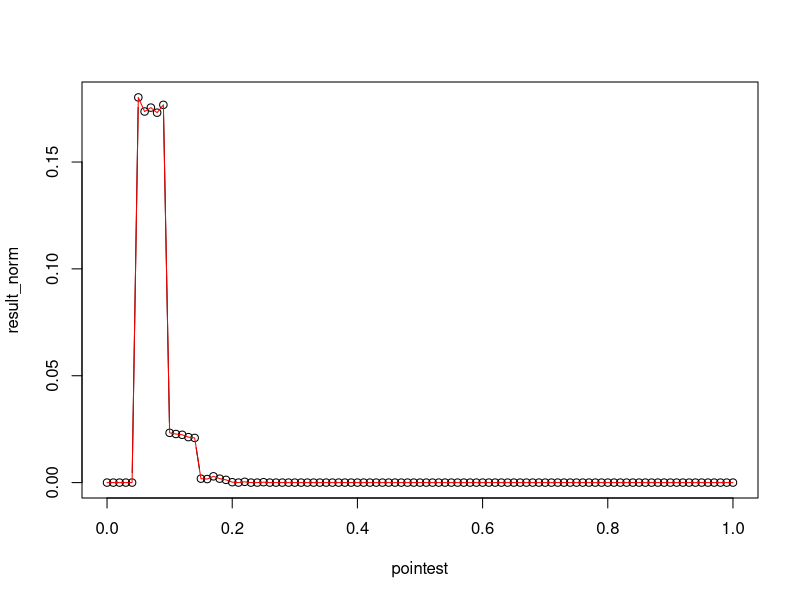
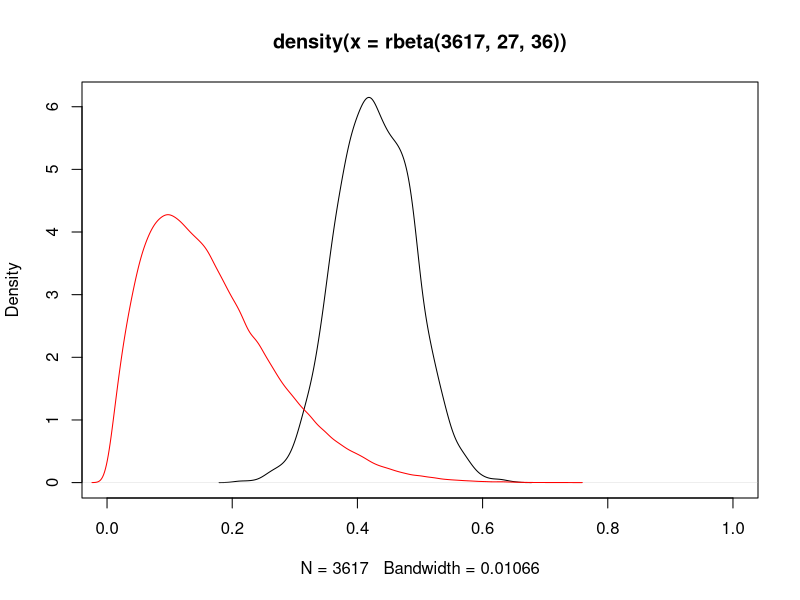
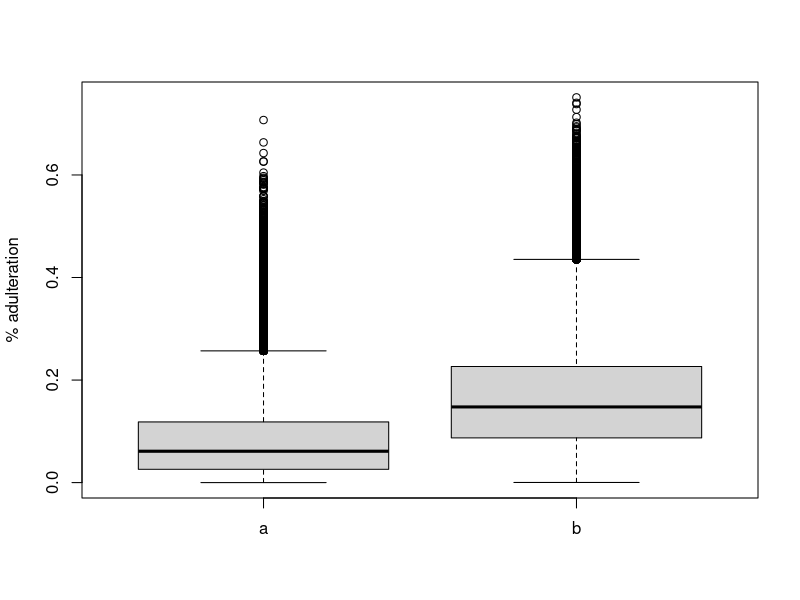
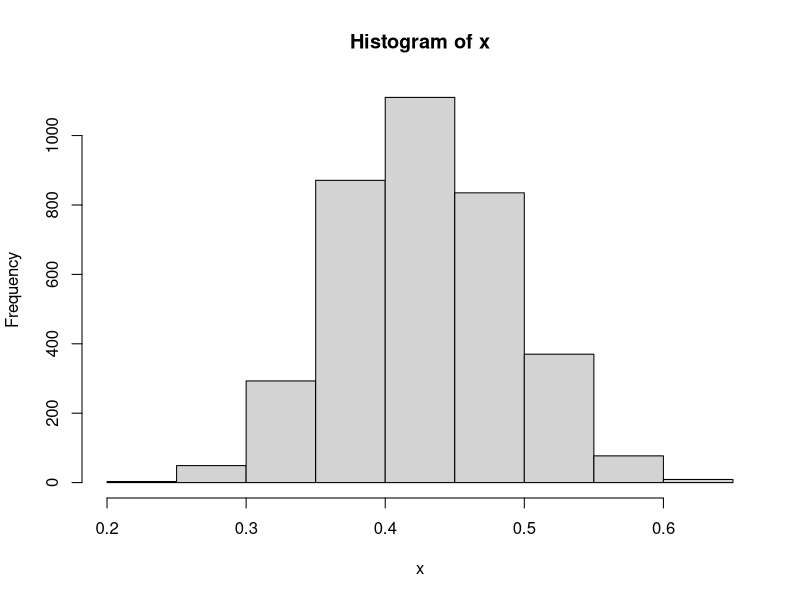

Write R code to recreate these figures, in order.
#what is the underlying distribution of point estimates given a sampling result?
#say we have 1000 units, sample 10 and get 1 positive, what are the possible numbers of bad units in the 100?

total<-20 # number of sampling units in article

#zero out vectors and counters
result<-vector(mode="numeric", length=0)
pointest<-vector(mode="numeric", length=0)
positive<-0
negative<-0


# loop through datasets with different point estimates, (j = number of point estimates)
for (j in 0:100) {   
  
  portion<-j/100 #portion of adulterated units (equals pointest)
  sampling<-50 #sampling strategy

  bad<-total*portion # number of adulterated units in article
  good<-total-bad # number of clean units in article 
  data<-c(rep(0, times = good), rep(1, times = bad)) # custom vector of observations

    #zero out trial vectors and counters
  a<-vector(mode="numeric", length=0)
      positive<-0
      negative<-0

    for (i in 1:5000) { # loop through trials sampling strategy on the same point estimate  
    
      a<-sample(data, (sampling), replace=TRUE) #sampling, make sure to set the "replacement"
      
      if (sum(a)==1) { #how many positive samples constitute a positive finding? Is this < or = ?
        positive<-positive+1 # count positive
      }
      
      else {
        negative<-negative+1 # count negative
      } 
      
  }
  result<-append(result, (positive/(positive+negative))) # vector of probabilities of positive 
  pointest<-append(pointest, portion) # vector of point estimates   

}

result_sum<-sum(result)
result_norm<-result/result_sum

plot(pointest,result_norm, type="b")

#add second series to the plot

lines(pointest, result_norm, col="red")



# no simulation approach - beta distribution
# alpha = hits, beta = misses, n = # of units(??)

plot(density(rbeta(3617, 27, 36)), xlim=c(0,1))
lines(density(rbeta(200000, 2, 10)), xlim=c(0,1), col="red")

#boxplots
a<-rbeta(200000, 1, 11)
b<-rbeta(200000, 2, 10)

data<-data.frame(a, b)

boxplot(data, ylab="% adulteration")

#confidence interval of beta distribution

x<-rbeta(3617, 27, 36)

hist(x)
quantile(x,probs=c(.025,.975)) #calculate 95% confidence interval
quantile(x,probs=c(.005,.995)) #calculate 99% confidence interval
